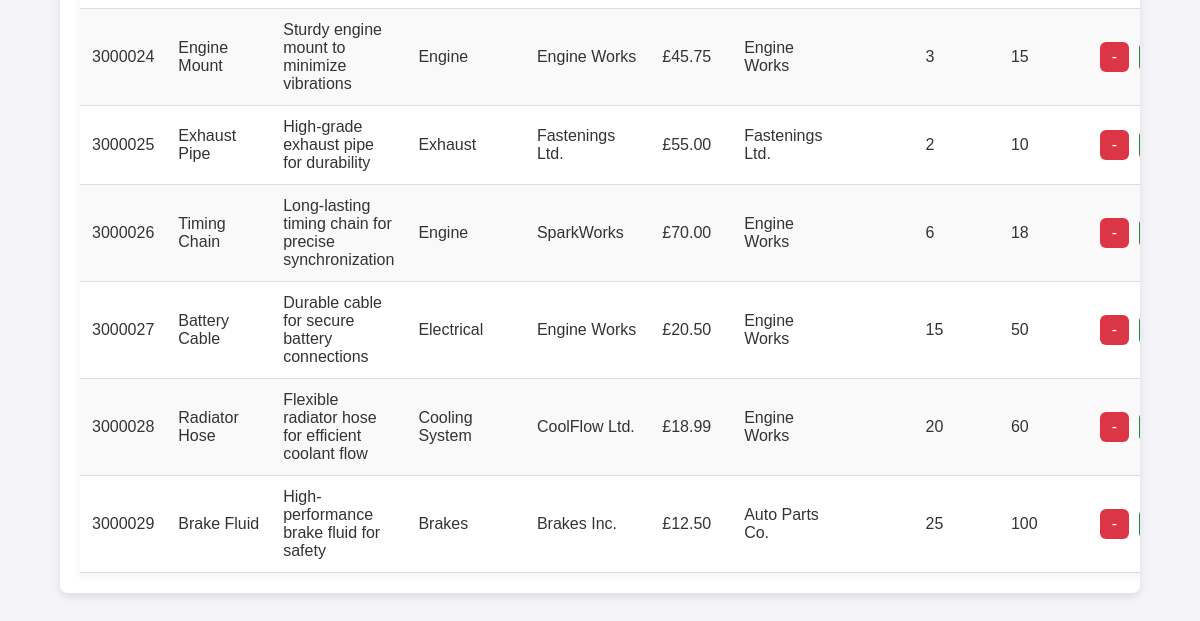
Page /inventory.php (signed in, lower part) on the earlier database version.
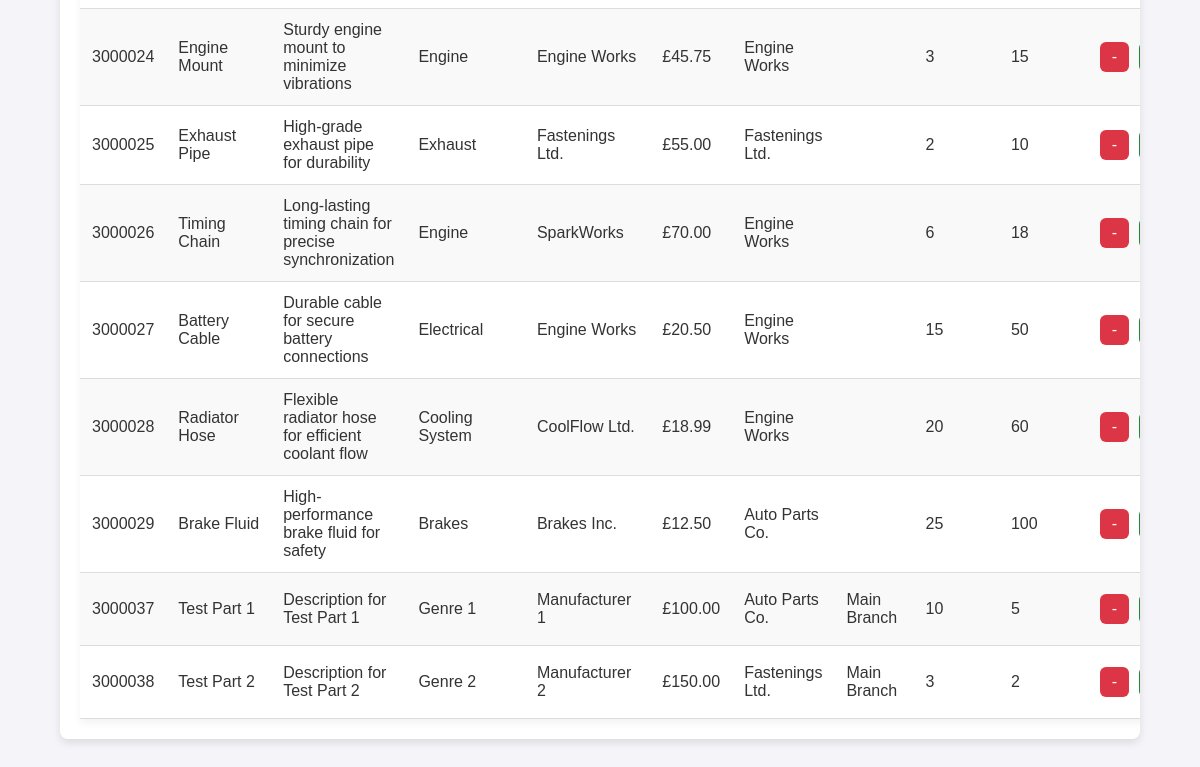
Same page on the later database version.
### tables this page shows
CREATE TABLE `parts` (
  `part_id` int(11) NOT NULL,
  `part_name` varchar(100) NOT NULL,
  `description` varchar(255) NOT NULL,
  `genre` varchar(30) NOT NULL,
  `manufacturer` varchar(100) NOT NULL,
  `unit_price` decimal(10,2) NOT NULL,
  `quantity_in_stock` int(11) NOT NULL,
  `reorder_level` int(11) NOT NULL,
  `supplier_id` int(11) NOT NULL,
  `branch_id` int(11) DEFAULT NULL
);

CREATE TABLE `suppliers` (
  `supplier_id` int(11) NOT NULL,
  `supplier_name` varchar(100) NOT NULL,
  `contact_name` varchar(100) NOT NULL,
  `contact_phone` varchar(11) NOT NULL,
  `contact_email` varchar(50) NOT NULL,
  `address` varchar(100) NOT NULL,
  `active` tinyint(1) NOT NULL DEFAULT 1
);

CREATE TABLE `branches` (
  `branch_id` int(11) NOT NULL,
  `branch_name` varchar(255) NOT NULL,
  `branch_address` varchar(255) DEFAULT NULL,
  `branch_phone` varchar(20) DEFAULT NULL,
  `branch_email` varchar(255) DEFAULT NULL
);

### inventory.php (the view, shortened to what this page needs)
<?php
include('include/init.php');
$sort_column = isset($_GET['sort_column']) ? $_GET['sort_column'] : 'part_id';
$sort_order = isset($_GET['sort_order']) ? $_GET['sort_order'] : 'ASC';
$sql = "SELECT
            parts.part_id,
            parts.part_name,
            parts.description,
            parts.genre,
            parts.manufacturer,
            parts.unit_price,
            parts.quantity_in_stock,
            parts.reorder_level,
            suppliers.supplier_name,
            branches.branch_name
        FROM parts
        INNER JOIN suppliers ON parts.supplier_id = suppliers.supplier_id
        LEFT JOIN branches ON parts.branch_id = branches.branch_id";
$sql .= " ORDER BY $sort_column $sort_order";
$result = $con->query($sql);
?>
<!DOCTYPE html>
<html lang="en">
<head>
    <link rel="stylesheet" href="style/base.css">
    <link rel="stylesheet" href="style/tablelist.css">
</head>
<body>
    <?php include('include/header.php'); ?>
    <div class="page-container">
        <div class="table-container">
            <table class="inventory-list">
                <tbody>
                    <?php
                    if ($result->num_rows > 0) {
                        while ($row = $result->fetch_assoc()) {
                            echo "<tr id='row-{$row['part_id']}'>";
                            echo "<td>" . htmlspecialchars($row['part_id']) . "</td>";
                            echo "<td>" . htmlspecialchars($row['part_name']) . "</td>";
                            echo "<td>" . htmlspecialchars($row['description']) . "</td>";
                            echo "<td>" . htmlspecialchars($row['genre']) . "</td>";
                            echo "<td>" . htmlspecialchars($row['manufacturer']) . "</td>";
                            echo "<td>£" . number_format($row['unit_price'], 2) . "</td>";
                            echo "<td>" . htmlspecialchars($row['supplier_name']) . "</td>";
                            echo "<td>" . htmlspecialchars($row['branch_name']) . "</td>";
                            echo "<td>" . htmlspecialchars($row['reorder_level']) . "</td>";
                            echo "<td class='quantity'>" . htmlspecialchars($row['quantity_in_stock']) . "</td>";
                            echo "<td>
                                    <div class='button-container'>
                                        <button class='update-btn' data-id='{$row['part_id']}' data-action='decrease'>-</button>
                                        <button class='update-btn' data-id='{$row['part_id']}' data-action='increase'>+</button>
                                    </div>
                                  </td>";
                            echo "</tr>";
                        }
                    } else {
                        echo "<tr><td colspan='13'>No parts found.</td></tr>";
                    }
                    ?>
                </tbody>
            </table>
        </div>
    </div>
</body>
</html>

### include/header.php (shortened to what this page needs)
<link rel="stylesheet" href="style/header.css">

### style/base.css (style rules this page uses)
* { font-family: 'Poppins', sans-serif; margin: 0; padding: 0; box-sizing: border-box; text-decoration: none; }
body { background-color: #f9f9f9; min-height: 100vh; }
.page-container { min-height: 75vh; width: 100%; background-position: center; background-size: cover; position: relative; display: flex; flex-direction: column; margin: 0 auto; padding-top: 0px; justify-content: center; align-items: center; }

### style/tablelist.css (style rules this page uses)
* { font-family: 'Poppins', sans-serif; margin: 0; padding: 0; box-sizing: border-box; text-decoration: none; }
body { background-color: #f4f4f9; color: #333; }
.page-container { min-height: auto; width: 100%; position: relative; display: flex; flex-direction: column; padding-top: 20px; margin: 0 auto; align-items: center; }
.table-container { background-color: #fff; width: 90%; max-width: 1600px; padding: 1.25rem; border-radius: 8px; margin: 2rem auto; box-shadow: 0 4px 8px rgba(0, 0, 0, 0.1); overflow-x: auto; }
.inventory-list { width: 100%; border-collapse: collapse; background-color: #fff; box-shadow: 0 4px 8px rgba(0, 0, 0, 0.05); }
.inventory-list tbody tr { background-color: #fff; }
.inventory-list tbody tr:nth-child(odd) { background-color: #f9f9f9; }
.button-container { display: flex; gap: 10px; }
.update-btn[data-action='decrease'] { background-color: #dc3545; }
.quantity { text-align: center; }

Differences in the rows shown:
added parts: part_id "3000037", part_name "Test Part 1", description "Description for Test Part 1", genre "Genre 1", manufacturer "Manufacturer 1", unit_price "100.00", supplier.supplier_name "Auto Parts Co.", branch.branch_name "Main Branch", reorder_level "10", quantity_in_stock "5"
added parts: part_id "3000038", part_name "Test Part 2", description "Description for Test Part 2", genre "Genre 2", manufacturer "Manufacturer 2", unit_price "150.00", supplier.supplier_name "Fastenings Ltd.", branch.branch_name "Main Branch", reorder_level "3", quantity_in_stock "2"
